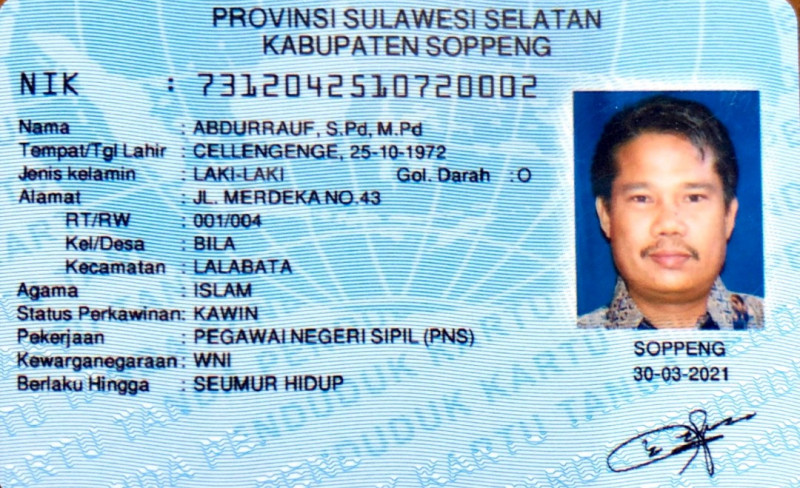
#> input picture KTP.jpeg, 800 x 488 px, found by its file name
$ jupyter execute --allow-errors Week_7.ipynb   (older library calls are emulated)
#> lines starting #> are read from the running program, lines starting #| are printed output that depends on the picture
<a href="https://colab.research.google.com/github/edwin-isa/PCVK/blob/Jobsheet-7/Week_7.ipynb" target="_parent"></a>

------------------------------------------------------------

# Pengolahan Citra dan Visi Komputer
**Praktikum Pertemuan 7- Filter Spasial Low Pass Filter, Hight Pass Filter, Point Detection, Line Detection, Edge Detection.**

- Nama  : Mohamad Edwin Isa Alfais
- NIM   : 2141720193
- Kelas : TI-3D

------------------------------------------------------------

## Praktikum

1. Buatlah fungsi konvolusi menggunakan algoritma yang telah dijelaskan pada Bagian C, tanpa
menggunakan library atau metode konvolusi dari OpenCV.

2. Berikut merupakan langkah-langkah yang dapat dilakukan:
*   Buat notebook baru pada google colab, dan beri nama Week7.ipynb. Simpan Salinan pada akun github seperti pada modul sebelumnya.
*   Akses file yang terdapat pada drive dan import beberapa library yang dibutuhkan

**a. Buat notebook baru pada google colab, dan beri nama Week7.ipynb. Simpan Salinan pada akun github seperti pada modul sebelumnya.**

**b. Akses file yang terdapat pada drive dan import beberapa library yang dibutuhkan**

[cell 1]
from google.colab import drive
drive.mount('/content/drive')

[cell 2]
import numpy as np
import matplotlib.pyplot as plt
import cv2 as cv
import math
from google.colab.patches import cv2_imshow
from PIL import Image as im

**c. Buatlah fungsi konvolusi. Catatan: parameter yang digunakan boleh dimodifikasi. Misal, hanya menggunakan parameter image dan kernel saja, atau image, kernel, dan
padding.**

**Konvulasi tanpa library**
Membuat fungsi konvulasi
Fungsi konvolusi yang dibuat memiliki parameter berupa:
1. citra masukan,
2. kernel berupa matriks untuk memfilter citra,
3. nilai stride / besarnya pergeseran untuk setiap konvolusi,
4. nilai pad yang akan ditambakan pada citra

[cell 3]
def convolution2d(image, kernel, stride, padding):

  image = np.pad(image, padding, mode='constant', constant_values=0)

  kernel_height, kernel_width = kernel.shape
  padded_height, padded_width = image.shape

  output_height = (padded_height - kernel_height) // stride + 1
  output_width = (padded_width - kernel_width) // stride + 1

  new_image = np.zeros((output_height, output_width)).astype(np.float32)

  # convolution process
  for y in range(0, output_height):
    for x in range(0, output_width):
      new_image[y][x] = np.sum(image[y * stride:y * stride + kernel_height, x * stride:x * stride + kernel_width] * kernel).astype(np.float32)

  return new_image

[cell 4]
img_m = cv.imread('/content/drive/Othercomputers/MacBook Pro Saya/College/Semester 5/PCVK/Pertemuan 3/female.tiff')
#> (the rest of this cell did not finish here and is left out)

3. Buat Image Filter untuk Average filter, low pass filter, high pass filter, dan beberapa filter

[cell 5]
#Sharpen

kernel_sharpen = np.array([[0, -1, 0],
                           [-1, 5, -1],
                           [0, -1, 0]])
#> (the rest of this cell did not finish here and is left out)

[cell 6]
#Emboss

kernel_embos = np.array([[-2, -1, 0],
                           [-1, 1, 1],
                           [0, 1, 2]])
#> (the rest of this cell did not finish here and is left out)

[cell 7]
#Left Sobel Edge Detection

kernel_sobel = np.array([[1, 0, -1],
                           [2, 0, -2],
                           [1, 0, -1]])
#> (the rest of this cell did not finish here and is left out)

[cell 8]
#Canny Edge Detection

kernel_edge = np.array([[-1, -1, -1],
                           [-1, 8, -1],                           [-1, -1, -1]])
#> (the rest of this cell did not finish here and is left out)

[cell 9]
#Prewitt Edge Detection

kernel_prewitt = np.array([[-1, -1, -1],
                          [0, 0, 0],
                          [1, 1, 1]])

# Menjalankan konvolusi
#> (the rest of this cell did not finish here and is left out)

[cell 10]
#5x5 Gaussian Blur

kernel_size = 5
sigma = math.sqrt(kernel_size)
gaussian_kernel = cv.getGaussianKernel(kernel_size, sigma)
gauss_kernel = gaussian_kernel @ gaussian_kernel.transpose()

#> (the rest of this cell did not finish here and is left out)

[cell 11]
#21x21 Gaussian Blur

kernel_size = 21
sigma = math.sqrt(kernel_size)
gaussian_kernel = cv.getGaussianKernel(kernel_size, sigma)
gauss_kernel = gaussian_kernel @ gaussian_kernel.transpose()

#> (the rest of this cell did not finish here and is left out)

## Tugas

Diketahui dataset KTP dengan kondisi citra yang berbeda. Lakukan perbaikan melalui
implementasi teknik filterisasi dan detection setiap citra. Terapkan juga histogram equalization dan
operasi aritmatika sebagai Teknik pendukung perbaikan citra KTP

[cell 12]
import cv2
import numpy as np

# Baca citra KTP
ktp_image = cv2.imread('/content/drive/Othercomputers/MacBook Pro Saya/College/Semester 5/PCVK/Pertemuan 7/KTP.jpeg', cv2.IMREAD_COLOR)
#> ktp_image is the input picture: shape (488, 800, 3); mean B, G, R 213.5, 195.5, 159.5

# 1. Filterisasi (contoh dengan filter Gaussian)
filtered_image = cv2.GaussianBlur(ktp_image, (5, 5), 0)
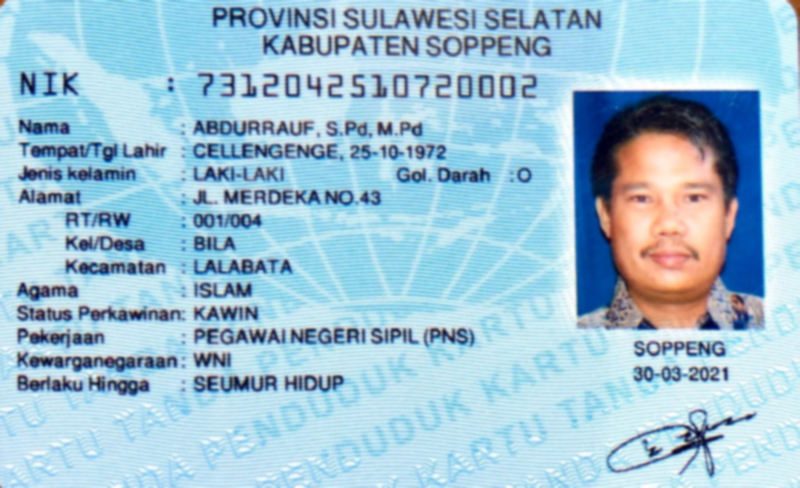
#> filtered_image: shape (488, 800, 3); mean B, G, R 213.6, 195.5, 159.5

# 2. Deteksi tepi (contoh dengan filter Sobel)
edges = cv2.Sobel(ktp_image, cv2.CV_64F, 1, 1, ksize=5)
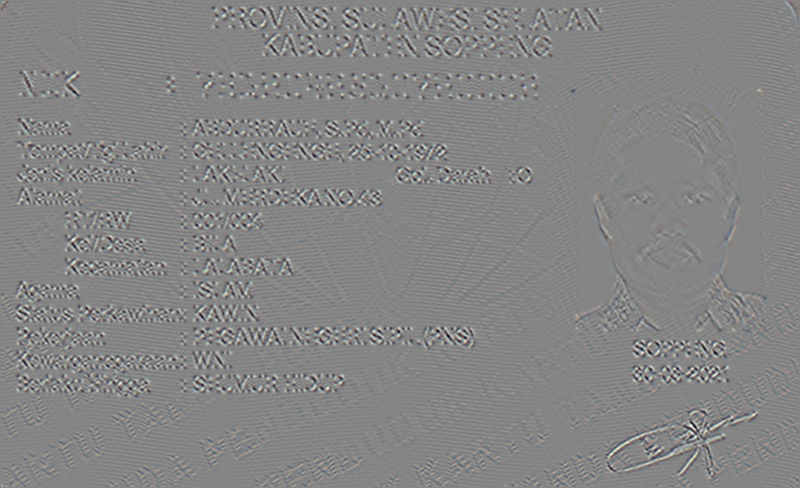
#> edges: shape (488, 800, 3) float64; mean B, G, R 0, 0, 0; drawn with min black and max white

# 3. Histogram Equalization
gray_image = cv2.cvtColor(ktp_image, cv2.COLOR_BGR2GRAY)
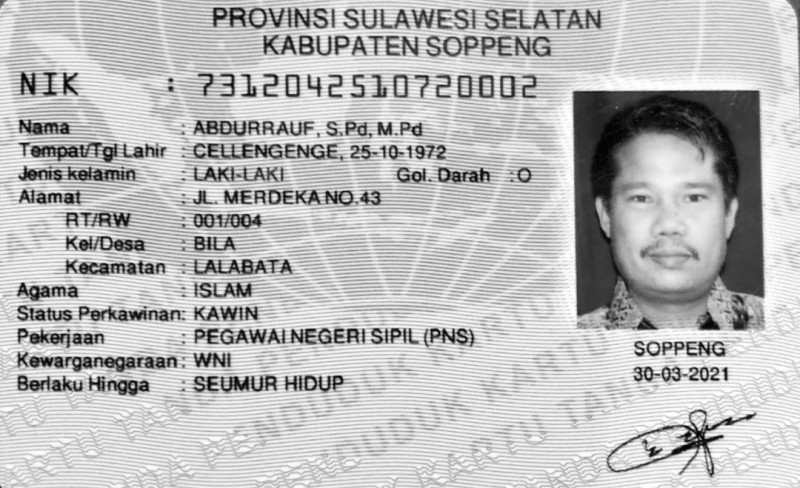
#> gray_image: shape (488, 800); min 2, max 255, mean 186.8
equalized_image = cv2.equalizeHist(gray_image)
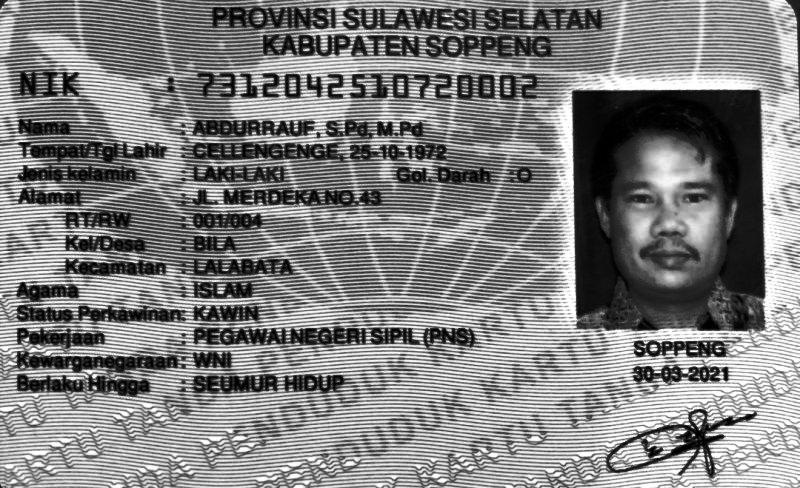
#> equalized_image: shape (488, 800); min 0, max 255, mean 128.6

# 4. Operasi Aritmatika (contoh dengan penambahan)
# Misalnya, tambahkan citra hasil filterisasi dengan citra asli
combined_image = cv2.addWeighted(ktp_image, 0.7, filtered_image, 0.3, 0)

# 5. Tampilkan citra-citra hasil
cv2_imshow(filtered_image)
cv2_imshow(edges)
cv2_imshow(equalized_image)
cv2_imshow(combined_image)
